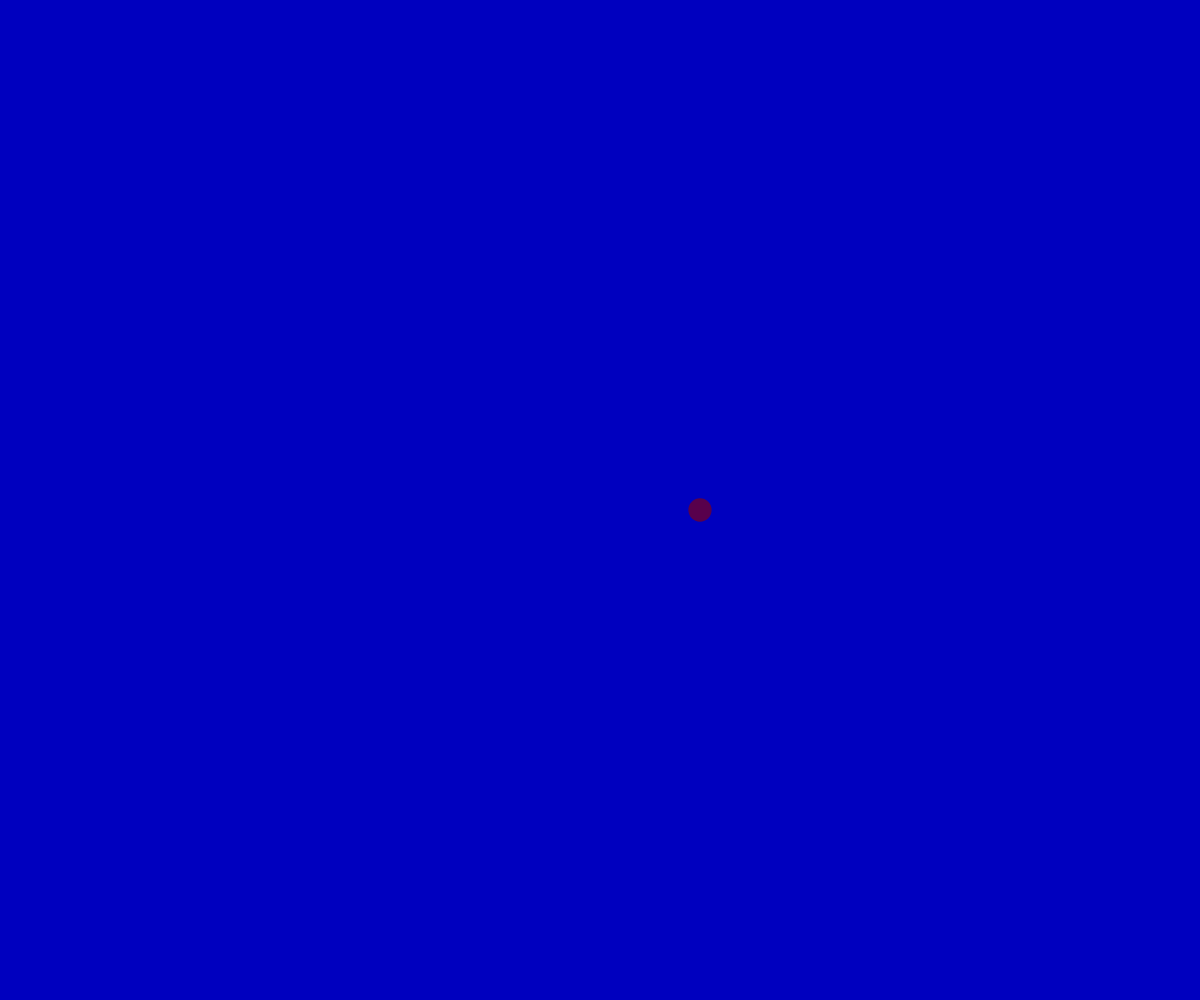
Frame 1 (no input)
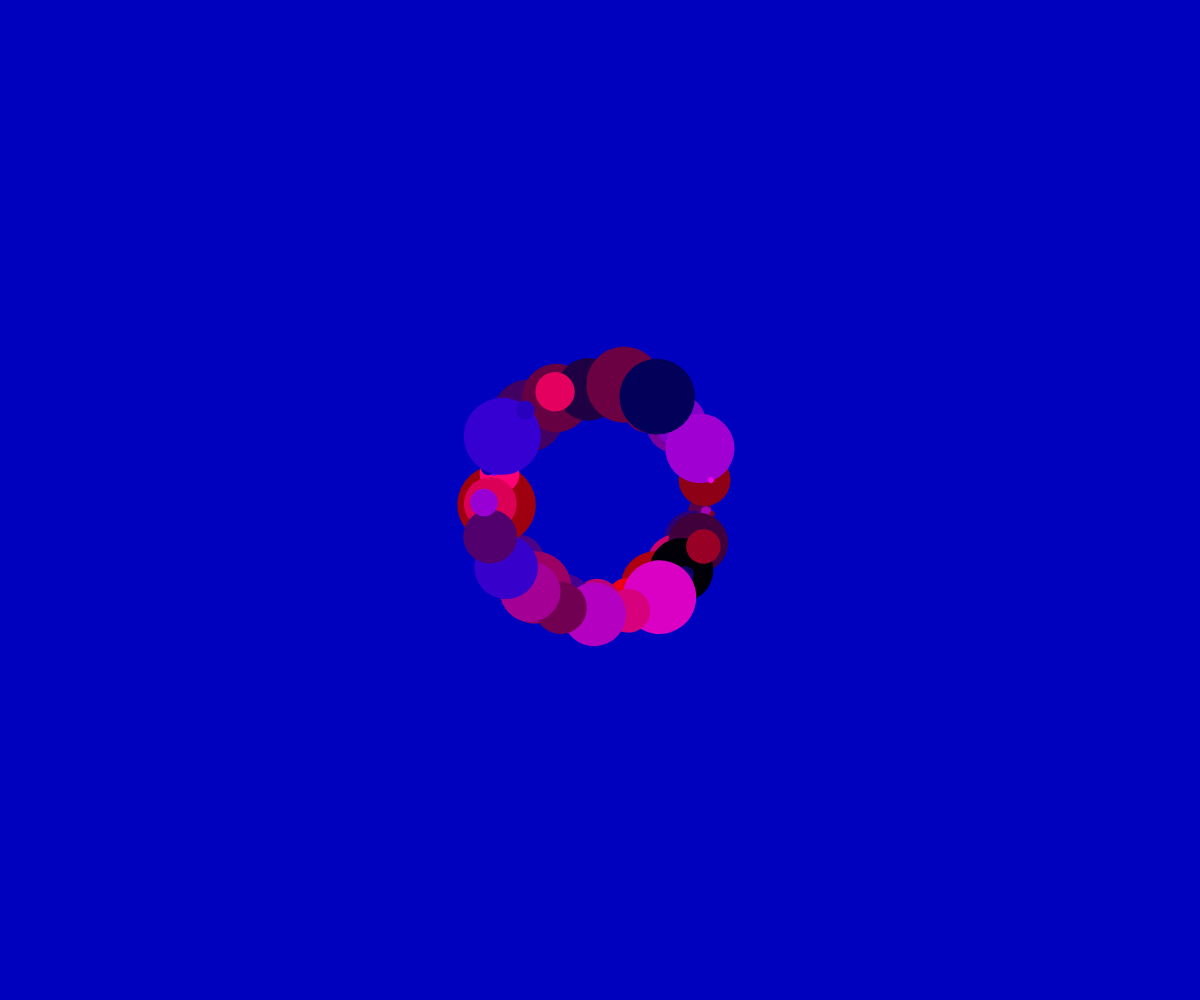
Frame 60 (no input)
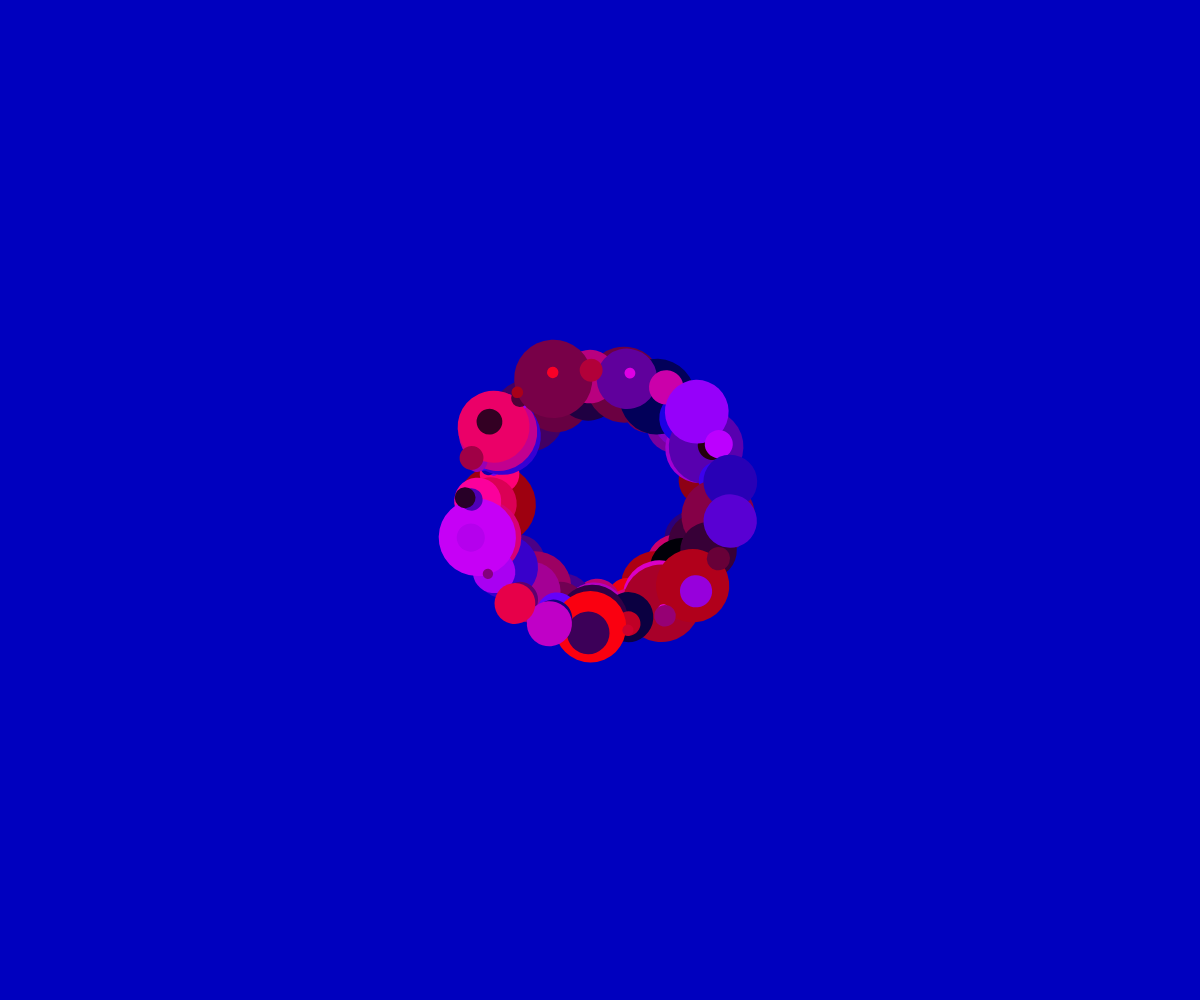
Frame 120 (the mouse pressed at the canvas centre since frame 60)

The p5.js sketch that drew these frames (run headless with seeded random() and noise() and a simulated clock; from frame 60 on, the mouse is pressed at the canvas centre):

// p5.js sketch
// ── sketch.js
var r = 0;

function setup() {
    createCanvas(windowWidth, windowHeight);
    background(random(0), random(0), random(255));
    smooth();
    noStroke();
}

function draw(){
    translate(width/2, height/2);
    fill(random(255), random(0), random(255));
    rotate(r);
    var circle_size = random(5, 80);
    ellipse(100 + r, 10, circle_size, circle_size);
    r = r + 0.3;
}
